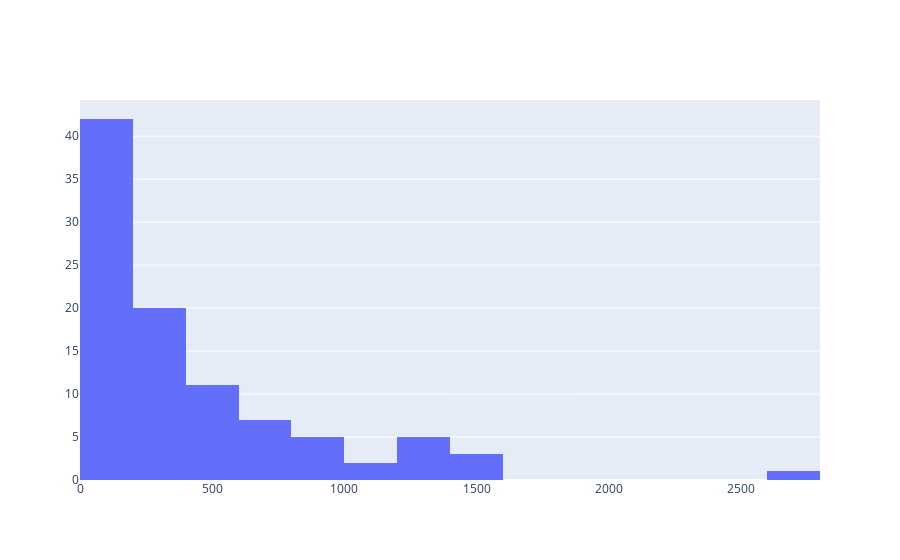

The notebook cell saved with this chart:
### Code cell
listing_to_pump = []
for i in df_data_pump_30['coin'].unique():
    temp_df= df_data_pump_30[df_data_pump_30['coin'] == i]
    listing_to_pump.append((temp_df['base_date'].iloc[0] - temp_df['date_listing'].iloc[0]).days)
    
fig = go.Figure(data=[go.Histogram(x=listing_to_pump)])
fig.show()
print('Banyaknya data coin yg dipump ', len(listing_to_pump))

### Figure 1 — Plotly figure (JSON) as saved in the notebook; plotly's stock layout.template omitted (floating-point values rounded to 4 significant figures)
{"data": [{"type": "histogram", "x": [433, 316, 1223, 166, 141, 118, 379, 784, 1010, 172, 300, 946, 31, 605, 812, 253, 161, 7, 798, 44, 264, 118, 41, 436, 69, 562, 264, 342, 1256, 132, 454, 370, 337, 242, 180, 642, 407, 268, 231, 1468, 452, 17, 30, 201, 1152, 25, 49, 162, 41, 41, 11, 246, 724, 116, 79, 1375, 310, 342, 149, 2701, 252, 906, 577, 179, 52, 1360, 920, 1466, 491, 27, 126, 914, 176, 785, 1361, 65, 23, 49, 5, 241, 81, 529, 540, 625, 1537, 46, 35, 268, 172, 533, 23, 59, 104, 6, 221, 122]}], "layout": {}}
